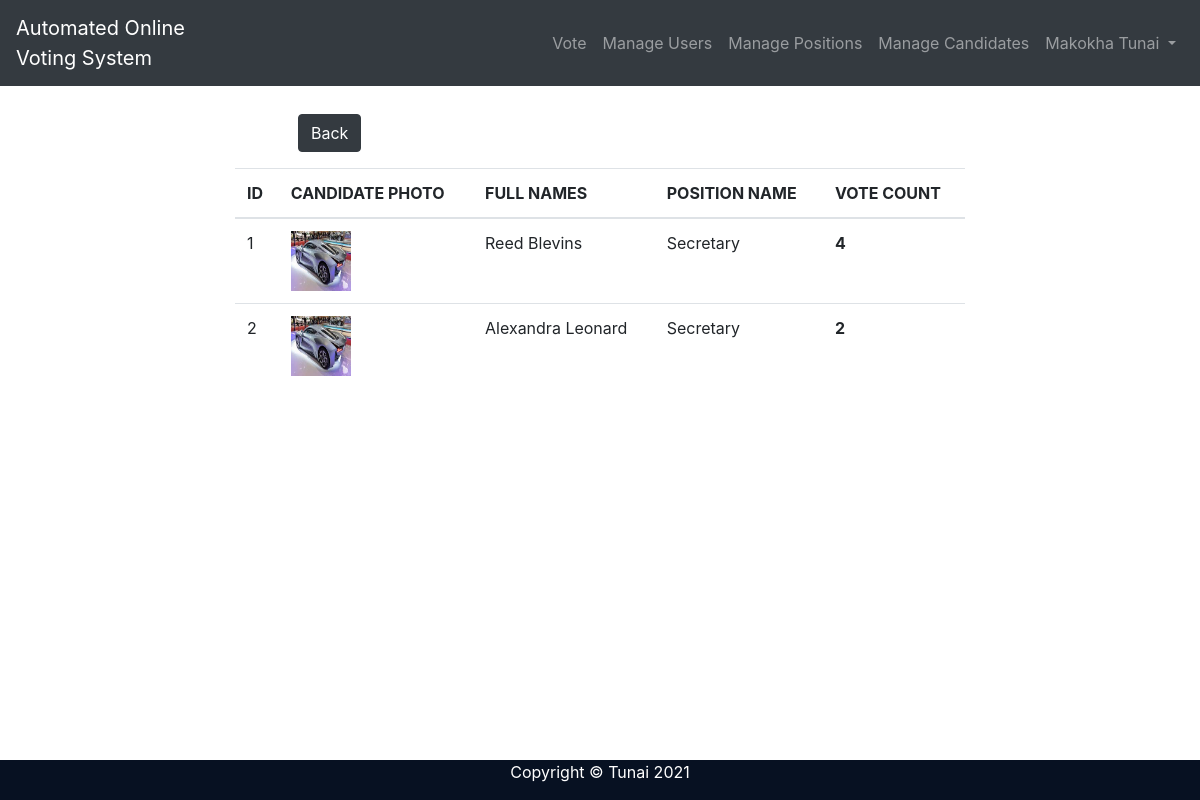
The page /voting-system/voteSec.php (signed in) on the database its author committed.
### tables this page shows
CREATE TABLE `position` (
  `id` int(5) NOT NULL,
  `name` varchar(20) NOT NULL
);

### voting-system/voteSec.php (the view, shortened to what this page needs)
<?php
require 'connect.php';
$sql = "SELECT position.name, COUNT(user.names) AS MyCount, user.names, user.photo, candidate.user_id, votes.position_id, votes.vote_date FROM user, position, candidate, votes WHERE candidate.id = votes.candidate_id and user.id = candidate.user_id and position.id = candidate.position_id and position.id = 6
GROUP BY  user.names
ORDER BY COUNT(votes.id) DESC";
$result = mysqli_query($con, $sql) or die(mysqli_error($con));
$rows = mysqli_fetch_all($result, 1);
?>
<!doctype html>
<html lang="en">
<head>
    <link rel="stylesheet" href="css/bootstrap.min.css">
</head>
<body>
<?php include 'nav.php'?>
<div class="container mt-4">
    <div class="row justify-content-center">
        <div class="col-sm-8">
            <div class="col-sm-4 mt-1 ml-5 mb-3">
                <button class="btn btn-dark" onclick="window.location.href='vote.php'">Back</button>
            </div>
                    <table class="table" id="example" id="tableA">
                        <thead>
                        <tr>
                            <th>ID</th>
                            <th>CANDIDATE PHOTO</th>
                            <th>FULL NAMES</th>
                            <th>POSITION NAME</th>
                            <th>VOTE COUNT</th>
                        </tr>
                        </thead>
                        <tbody>
                        <?php $counter = 1 ?>
                        <?php foreach ($rows as $chairperson): ?>
                            <tr>
                                <td><?= $counter++ ?></td>
                                <td><img src="<?= $chairperson['photo'] ?>" width="60" height="60" alt="<?= $chairperson["names"] ?>"></td>
                                <td><?= $chairperson["names"] ?></td>
                                <td><?= $chairperson["name"] ?></td>
                                <td><b><?= $chairperson["MyCount"] ?></b></td>
                            </tr>
                        <?php endforeach; ?>
                        </tbody>
                    </table>
                </div
</div>
<?php include 'footer.php'?>
</body>
</html>

### rows shown on the page
position: shows a picture, names "Reed Blevins", name "Secretary", MyCount "4", names "Alexandra Leonard", MyCount "2"

### other values the page prints
$_SESSION['names'] "Makokha Tunai"
